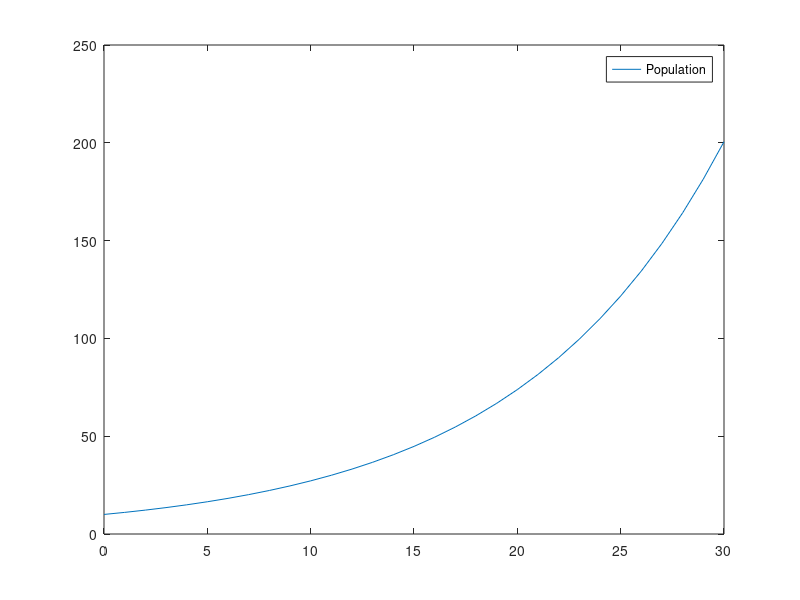

Reproduce this figure in MATLAB.
clear;

growth = @(t,x,g) g*x;
                
[t, s] = ode23(growth,      ... % Function containing net flows
                     [0:30],       ... % Time vector (start & finish)
                     [10],          ... % Initial conditions
                     odeset(),    ... % default values for MATLAB 
                     0.1);          ...  % growth rate (extra parameter    
               
plot(t, s), legend('Population');
               